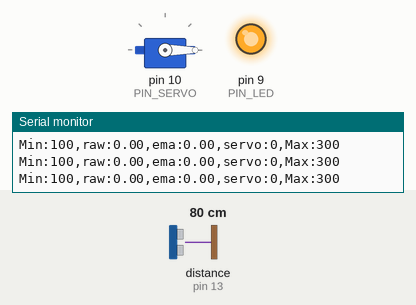
The sketch below on a simulated Arduino Uno, built with avr-gcc and run on an emulated ATmega328P. Shown: servo, output pins drawn as LEDs (lit = HIGH), the last lines printed to the serial monitor. Wiring (inferred from the names in the program): ultrasonic range finder: trigger pin 12; echo pin 13. The test bench sets the inputs (shaded band); at power-on: distance to the obstacle (sensor on pin 13) 80 cm. The echo pulse lasts 58.3 µs per cm; pins used as bus, display or sensor lines are not drawn.

Above: at 1.2 s.
1.3 s: distance to the obstacle (sensor on pin 13) set to 35 cm
At 2.12 s:
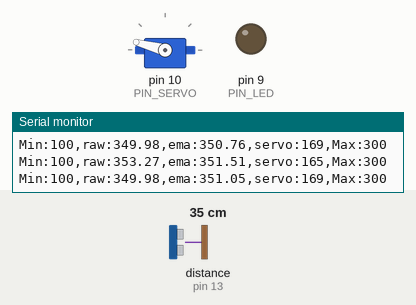
4.3 s: distance to the obstacle (sensor on pin 13) set to 2 cm
At 4.6 s:
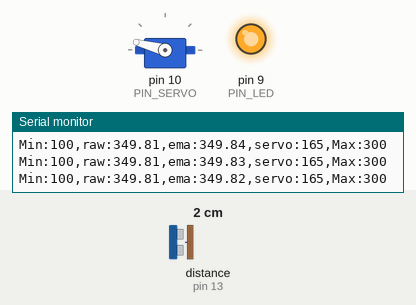
Timing chart, 0 to 7.3 s (numbered marks = the images above; inputs shaded):
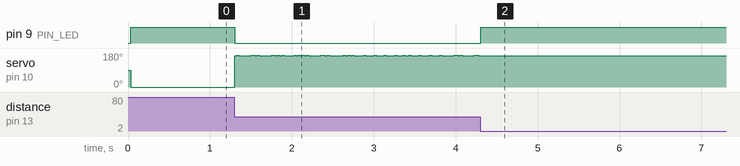

The sketch:

11_example_1.ino
```cpp
#include <Servo.h>

// Arduino pin assignment
#define PIN_LED 9
#define PIN_SERVO 10
#define PIN_TRIG 12
#define PIN_ECHO 13

// configurable parameters
#define SND_VEL 346.0 // sound velocity at 24 celsius degree (unit: m/s)
#define INTERVAL 25 // sampling interval (unit: ms)
#define _DIST_MIN 180 // minimum distance to be measured (unit: mm)
#define _DIST_MAX 360 // maximum distance to be measured (unit: mm)
#define _DIST_ALPHA 0.3 // EMA weight of new sample (range: 0 to 1). Setting this value to 1 effectively disables EMA filter.

#define _DUTY_MIN 550 // servo full clockwise position (0 degree)
#define _DUTY_NEU 1475 // servo neutral position (90 degree)
#define _DUTY_MAX 4000 // servo full counterclockwise position (180 degree)

// global variables
float timeout; // unit: us
float dist_min, dist_max, dist_raw, dist_prev, dist_ema, alpha; // unit: mm
unsigned long last_sampling_time; // unit: ms
float scale; // used for pulse duration to distance conversion
float a;
Servo myservo;

void setup() {
// initialize GPIO pins
  pinMode(PIN_LED,OUTPUT);
  pinMode(PIN_TRIG,OUTPUT);
  digitalWrite(PIN_TRIG, LOW);
  pinMode(PIN_ECHO,INPUT);

  myservo.attach(PIN_SERVO);
  myservo.writeMicroseconds(_DUTY_NEU);

// initialize USS related variables
  dist_min = _DIST_MIN;
  dist_max = _DIST_MAX;
  alpha = _DIST_ALPHA;
  timeout = (INTERVAL / 2) * 1000.0; // precalculate pulseIn() timeout value. (unit: us)
  dist_raw = dist_prev = 0.0; // raw distance output from USS (unit: mm)
  scale = 0.001 * 0.5 * SND_VEL;

// initialize serial port
  Serial.begin(57600);

// initialize last sampling time
  last_sampling_time = 0;
}

void loop() {
// wait until next sampling time.
// millis() returns the number of milliseconds since the program started. Will overflow after 50 days.
  if(millis() < last_sampling_time + INTERVAL) return;

// get a distance reading from the USS
  dist_raw = USS_measure(PIN_TRIG,PIN_ECHO);
  dist_ema = alpha * dist_raw + (1 - alpha) * dist_ema;

// output the read value to the serial port
  Serial.print("Min:100,raw:");
  Serial.print(dist_raw);
  Serial.print(",ema:");
  Serial.print(dist_ema);
  Serial.print(",servo:");
  Serial.print(myservo.read());
  Serial.println(",Max:300");


// adjust servo position according to the USS read value

  // add your code here!

    myservo.writeMicroseconds(_DUTY_MIN + 10 * (dist_raw - dist_min));
    analogWrite(PIN_LED, a);


// update last sampling time
  last_sampling_time += INTERVAL;
}

// get a distance reading from USS. return value is in millimeter.
float USS_measure(int TRIG, int ECHO)
{
  float reading;
  digitalWrite(TRIG, HIGH);
  delayMicroseconds(10);
  digitalWrite(TRIG, LOW);


  reading = pulseIn(ECHO, HIGH, timeout) * scale; // unit: mm
  if(reading < dist_min || reading > dist_max) reading = 0.0; // return 0 when out of range.

  a = 0;

  if(reading == 0.0) {
    reading = dist_prev;
    a = 255;
  }

  else dist_prev = reading;

  return reading;
}
```

Measured:
- after the input at 1.3 s, pin 9 (PIN_LED): HIGH → LOW at once
- after the input at 4.3 s, pin 9 (PIN_LED): LOW → HIGH at once; servo on pin 10 (PIN_SERVO): stops changing and stays 165°
